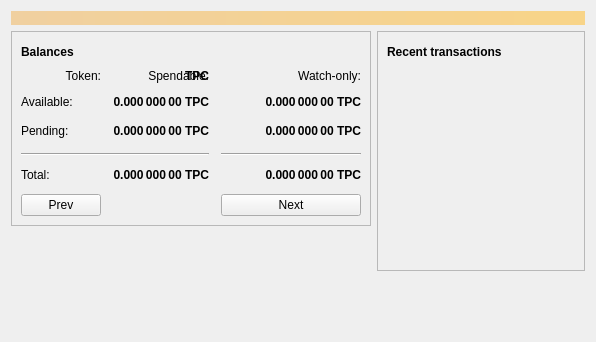
<?xml version="1.0" encoding="UTF-8"?>
<ui version="4.0">
 <class>OverviewPage</class>
 <widget class="QWidget" name="OverviewPage">
  <property name="geometry">
   <rect>
    <x>0</x>
    <y>0</y>
    <width>596</width>
    <height>342</height>
   </rect>
  </property>
  <property name="windowTitle">
   <string>Form</string>
  </property>
  <layout class="QVBoxLayout" name="topLayout">
   <item>
    <widget class="QLabel" name="labelAlerts">
     <property name="visible">
      <bool>false</bool>
     </property>
     <property name="styleSheet">
      <string notr="true">QLabel { background-color: qlineargradient(x1: 0, y1: 0, x2: 1, y2: 0, stop:0 #F0D0A0, stop:1 #F8D488); color:#000000; }</string>
     </property>
     <property name="wordWrap">
      <bool>true</bool>
     </property>
     <property name="margin">
      <number>3</number>
     </property>
     <property name="textInteractionFlags">
      <set>Qt::TextSelectableByMouse</set>
     </property>
    </widget>
   </item>
   <item>
    <layout class="QHBoxLayout" name="horizontalLayout" stretch="1,1">
     <item>
      <layout class="QVBoxLayout" name="verticalLayout_2">
       <item>
        <widget class="QFrame" name="frame">
         <property name="frameShape">
          <enum>QFrame::StyledPanel</enum>
         </property>
         <property name="frameShadow">
          <enum>QFrame::Raised</enum>
         </property>
         <layout class="QVBoxLayout" name="verticalLayout_4">
          <item>
           <layout class="QHBoxLayout" name="horizontalLayout_4">
            <item>
             <widget class="QLabel" name="label_5">
              <property name="font">
               <font>
                <weight>75</weight>
                <bold>true</bold>
               </font>
              </property>
              <property name="text">
               <string>Balances</string>
              </property>
             </widget>
            </item>
            <item>
             <widget class="QPushButton" name="labelWalletStatus">
              <property name="enabled">
               <bool>true</bool>
              </property>
              <property name="maximumSize">
               <size>
                <width>30</width>
                <height>16777215</height>
               </size>
              </property>
              <property name="toolTip">
               <string>The displayed information may be out of date. Your wallet automatically synchronizes with the Tapyrus network after a connection is established, but this process has not completed yet.</string>
              </property>
              <property name="text">
               <string/>
              </property>
              <property name="icon">
               <iconset resource="../tapyrus.qrc">
                <normaloff>:/icons/warning</normaloff>
                <disabledoff>:/icons/warning</disabledoff>:/icons/warning</iconset>
              </property>
              <property name="iconSize">
               <size>
                <width>24</width>
                <height>24</height>
               </size>
              </property>
              <property name="flat">
               <bool>true</bool>
              </property>
             </widget>
            </item>
            <item>
             <spacer name="horizontalSpacer_3">
              <property name="orientation">
               <enum>Qt::Horizontal</enum>
              </property>
              <property name="sizeHint" stdset="0">
               <size>
                <width>40</width>
                <height>20</height>
               </size>
              </property>
             </spacer>
            </item>
           </layout>
          </item>
          <item>
           <layout class="QGridLayout" name="gridLayout">
            <property name="spacing">
             <number>12</number>
            </property>
            <item row="0" column="0">
             <widget class="QLabel" name="labelToken">
              <property name="text">
               <string>Token:</string>
              </property>
              <property name="alignment">
               <set>Qt::AlignRight|Qt::AlignTrailing|Qt::AlignVCenter</set>
              </property>
             </widget>
            </item>
            <item row="0" column="1">
             <widget class="QLabel" name="labelTokenName">
               <property name="font">
               <font>
                <weight>75</weight>
                <bold>true</bold>
               </font>
              </property>
              <property name="cursor">
               <cursorShape>IBeamCursor</cursorShape>
              </property>
              <property name="toolTip">
               <string>Color of the Token or TPC </string>
              </property>
              <property name="text">
               <string notr="true">TPC</string>
              </property>
              <property name="alignment">
               <set>Qt::AlignRight|Qt::AlignTrailing|Qt::AlignVCenter</set>
              </property>
              <property name="textInteractionFlags">
               <set>Qt::LinksAccessibleByMouse|Qt::TextSelectableByKeyboard|Qt::TextSelectableByMouse</set>
              </property>
             </widget>
            </item>
            <item row="0" column="2">
             <widget class="QLabel" name="labelWatchonly">
              <property name="text">
               <string>Watch-only:</string>
              </property>
              <property name="alignment">
               <set>Qt::AlignRight|Qt::AlignTrailing|Qt::AlignVCenter</set>
              </property>
             </widget>
            </item>
            <item row="1" column="0">
             <widget class="QLabel" name="labelBalanceText">
              <property name="text">
               <string>Available:</string>
              </property>
             </widget>
            </item>
            <item row="1" column="1">
             <widget class="QLabel" name="labelBalance">
              <property name="font">
               <font>
                <weight>75</weight>
                <bold>true</bold>
               </font>
              </property>
              <property name="cursor">
               <cursorShape>IBeamCursor</cursorShape>
              </property>
              <property name="toolTip">
               <string>Your current spendable balance</string>
              </property>
              <property name="text">
               <string notr="true">0.000 000 00 TPC</string>
              </property>
              <property name="alignment">
               <set>Qt::AlignRight|Qt::AlignTrailing|Qt::AlignVCenter</set>
              </property>
              <property name="textInteractionFlags">
               <set>Qt::LinksAccessibleByMouse|Qt::TextSelectableByKeyboard|Qt::TextSelectableByMouse</set>
              </property>
             </widget>
            </item>
            <item row="1" column="2">
             <widget class="QLabel" name="labelWatchAvailable">
              <property name="font">
               <font>
                <weight>75</weight>
                <bold>true</bold>
               </font>
              </property>
              <property name="cursor">
               <cursorShape>IBeamCursor</cursorShape>
              </property>
              <property name="toolTip">
               <string>Your current balance in watch-only addresses</string>
              </property>
              <property name="text">
               <string notr="true">0.000 000 00 TPC</string>
              </property>
              <property name="alignment">
               <set>Qt::AlignRight|Qt::AlignTrailing|Qt::AlignVCenter</set>
              </property>
              <property name="textInteractionFlags">
               <set>Qt::LinksAccessibleByMouse|Qt::TextSelectableByKeyboard|Qt::TextSelectableByMouse</set>
              </property>
             </widget>
            </item>
            <item row="2" column="1">
             <widget class="QLabel" name="labelUnconfirmed">
              <property name="font">
               <font>
                <weight>75</weight>
                <bold>true</bold>
               </font>
              </property>
              <property name="cursor">
               <cursorShape>IBeamCursor</cursorShape>
              </property>
              <property name="toolTip">
               <string>Total of transactions that have yet to be confirmed, and do not yet count toward the spendable balance</string>
              </property>
              <property name="text">
               <string notr="true">0.000 000 00 TPC</string>
              </property>
              <property name="alignment">
               <set>Qt::AlignRight|Qt::AlignTrailing|Qt::AlignVCenter</set>
              </property>
              <property name="textInteractionFlags">
               <set>Qt::LinksAccessibleByMouse|Qt::TextSelectableByKeyboard|Qt::TextSelectableByMouse</set>
              </property>
             </widget>
            </item>
            <item row="2" column="2">
             <widget class="QLabel" name="labelWatchPending">
              <property name="font">
               <font>
                <weight>75</weight>
                <bold>true</bold>
               </font>
              </property>
              <property name="cursor">
               <cursorShape>IBeamCursor</cursorShape>
              </property>
              <property name="toolTip">
               <string>Unconfirmed transactions to watch-only addresses</string>
              </property>
              <property name="text">
               <string notr="true">0.000 000 00 TPC</string>
              </property>
              <property name="alignment">
               <set>Qt::AlignRight|Qt::AlignTrailing|Qt::AlignVCenter</set>
              </property>
              <property name="textInteractionFlags">
               <set>Qt::LinksAccessibleByMouse|Qt::TextSelectableByKeyboard|Qt::TextSelectableByMouse</set>
              </property>
             </widget>
            </item>
            <item row="2" column="3">
             <spacer name="horizontalSpacer_2">
              <property name="orientation">
               <enum>Qt::Horizontal</enum>
              </property>
              <property name="sizeHint" stdset="0">
               <size>
                <width>40</width>
                <height>20</height>
               </size>
              </property>
             </spacer>
            </item>
            <item row="3" column="0" colspan="2">
             <widget class="Line" name="line">
              <property name="orientation">
               <enum>Qt::Horizontal</enum>
              </property>
             </widget>
            </item>
            <item row="3" column="2">
             <widget class="Line" name="lineWatchBalance">
              <property name="sizePolicy">
               <sizepolicy hsizetype="Preferred" vsizetype="Fixed">
                <horstretch>0</horstretch>
                <verstretch>0</verstretch>
               </sizepolicy>
              </property>
              <property name="minimumSize">
               <size>
                <width>140</width>
                <height>0</height>
               </size>
              </property>
              <property name="orientation">
               <enum>Qt::Horizontal</enum>
              </property>
             </widget>
            </item>
            <item row="4" column="0">
             <widget class="QLabel" name="labelTotalText">
              <property name="text">
               <string>Total:</string>
              </property>
             </widget>
            </item>
            <item row="4" column="1">
             <widget class="QLabel" name="labelTotal">
              <property name="font">
               <font>
                <weight>75</weight>
                <bold>true</bold>
               </font>
              </property>
              <property name="cursor">
               <cursorShape>IBeamCursor</cursorShape>
              </property>
              <property name="toolTip">
               <string>Your current total balance</string>
              </property>
              <property name="text">
               <string notr="true">0.000 000 00 TPC</string>
              </property>
              <property name="alignment">
               <set>Qt::AlignRight|Qt::AlignTrailing|Qt::AlignVCenter</set>
              </property>
              <property name="textInteractionFlags">
               <set>Qt::LinksAccessibleByMouse|Qt::TextSelectableByKeyboard|Qt::TextSelectableByMouse</set>
              </property>
             </widget>
            </item>
            <item row="4" column="2">
             <widget class="QLabel" name="labelWatchTotal">
              <property name="font">
               <font>
                <weight>75</weight>
                <bold>true</bold>
               </font>
              </property>
              <property name="cursor">
               <cursorShape>IBeamCursor</cursorShape>
              </property>
              <property name="toolTip">
               <string>Current total balance in watch-only addresses</string>
              </property>
              <property name="text">
               <string notr="true">0.000 000 00 TPC</string>
              </property>
              <property name="alignment">
               <set>Qt::AlignRight|Qt::AlignTrailing|Qt::AlignVCenter</set>
              </property>
              <property name="textInteractionFlags">
               <set>Qt::LinksAccessibleByMouse|Qt::TextSelectableByKeyboard|Qt::TextSelectableByMouse</set>
              </property>
             </widget>
            </item>
            <item row="5" column="0">
              <widget class="QPushButton" name="prevButton">
              <property name="enabled">
                <bool>true</bool>
              </property>
              <property name="maximumSize">
                <size>
                <width>300</width>
                <height>16777215</height>
                </size>
              </property>
              <property name="toolTip">
                <string>Click to view next token balance.</string>
              </property>
              <property name="text">
                <string>Prev</string>
              </property>
              <property name="flat">
                <bool>false</bool>
              </property>
              </widget>
            </item>
            <item row="5" column="2">
              <widget class="QPushButton" name="nextButton">
              <property name="enabled">
                <bool>true</bool>
              </property>
              <property name="maximumSize">
                <size>
                <width>300</width>
                <height>16777215</height>
                </size>
              </property>
              <property name="toolTip">
                <string>Click to view next token balance.</string>
              </property>
              <property name="text">
                <string>Next</string>
              </property>
              <property name="flat">
                <bool>false</bool>
              </property>
              </widget>
            </item>
            <item row="2" column="0">
             <widget class="QLabel" name="labelPendingText">
              <property name="text">
               <string>Pending:</string>
              </property>
             </widget>
            </item>
            <item row="0" column="1">
             <widget class="QLabel" name="labelSpendable">
              <property name="text">
               <string>Spendable:</string>
              </property>
              <property name="alignment">
               <set>Qt::AlignRight|Qt::AlignTrailing|Qt::AlignVCenter</set>
              </property>
             </widget>
            </item>
           </layout>
          </item>
         </layout>
        </widget>
       </item>
       <item>
        <spacer name="verticalSpacer">
         <property name="orientation">
          <enum>Qt::Vertical</enum>
         </property>
         <property name="sizeHint" stdset="0">
          <size>
           <width>20</width>
           <height>40</height>
          </size>
         </property>
        </spacer>
       </item>
      </layout>
     </item>
     <item>
      <layout class="QVBoxLayout" name="verticalLayout_3">
       <item>
        <widget class="QFrame" name="frame_2">
         <property name="frameShape">
          <enum>QFrame::StyledPanel</enum>
         </property>
         <property name="frameShadow">
          <enum>QFrame::Raised</enum>
         </property>
         <layout class="QVBoxLayout" name="verticalLayout">
          <item>
           <layout class="QHBoxLayout" name="horizontalLayout_2">
            <item>
             <widget class="QLabel" name="label_4">
              <property name="font">
               <font>
                <weight>75</weight>
                <bold>true</bold>
               </font>
              </property>
              <property name="text">
               <string>Recent transactions</string>
              </property>
             </widget>
            </item>
            <item>
             <widget class="QPushButton" name="labelTransactionsStatus">
              <property name="enabled">
               <bool>true</bool>
              </property>
              <property name="maximumSize">
               <size>
                <width>30</width>
                <height>16777215</height>
               </size>
              </property>
              <property name="toolTip">
               <string>The displayed information may be out of date. Your wallet automatically synchronizes with the Tapyrus network after a connection is established, but this process has not completed yet.</string>
              </property>
              <property name="text">
               <string/>
              </property>
              <property name="icon">
               <iconset resource="../tapyrus.qrc">
                <normaloff>:/icons/warning</normaloff>
                <disabledoff>:/icons/warning</disabledoff>:/icons/warning</iconset>
              </property>
              <property name="iconSize">
               <size>
                <width>24</width>
                <height>24</height>
               </size>
              </property>
              <property name="flat">
               <bool>true</bool>
              </property>
             </widget>
            </item>
            <item>
             <spacer name="horizontalSpacer">
              <property name="orientation">
               <enum>Qt::Horizontal</enum>
              </property>
              <property name="sizeHint" stdset="0">
               <size>
                <width>40</width>
                <height>20</height>
               </size>
              </property>
             </spacer>
            </item>
           </layout>
          </item>
          <item>
           <widget class="QListView" name="listTransactions">
            <property name="styleSheet">
             <string notr="true">QListView { background: transparent; }</string>
            </property>
            <property name="frameShape">
             <enum>QFrame::NoFrame</enum>
            </property>
            <property name="verticalScrollBarPolicy">
             <enum>Qt::ScrollBarAlwaysOff</enum>
            </property>
            <property name="horizontalScrollBarPolicy">
             <enum>Qt::ScrollBarAlwaysOff</enum>
            </property>
            <property name="selectionMode">
             <enum>QAbstractItemView::NoSelection</enum>
            </property>
           </widget>
          </item>
         </layout>
        </widget>
       </item>
       <item>
        <spacer name="verticalSpacer_2">
         <property name="orientation">
          <enum>Qt::Vertical</enum>
         </property>
         <property name="sizeHint" stdset="0">
          <size>
           <width>20</width>
           <height>40</height>
          </size>
         </property>
        </spacer>
       </item>
      </layout>
     </item>
    </layout>
   </item>
  </layout>
 </widget>
 <resources/>
 <connections/>
</ui>
